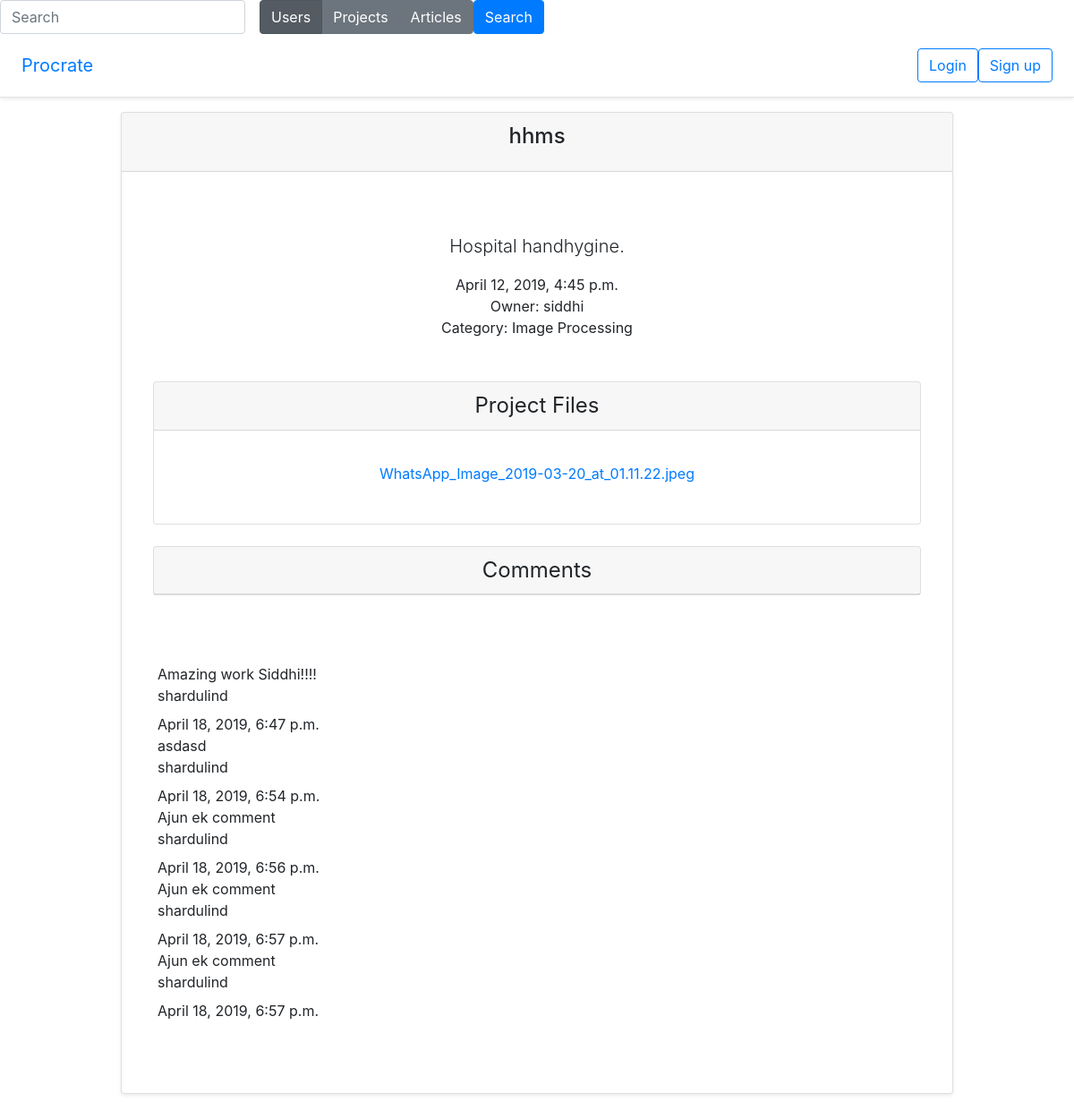
The app's page /projects/hhms/ with its own data.
### projects/models.py (models this page shows)
class project_data(models.Model):
    title = models.CharField(max_length=100, primary_key=True)
    abstract = models.TextField()
    date = models.DateTimeField(auto_now_add=True)
    slug = models.SlugField(unique = True)
    files = models.FileField(blank = True)
    owner = models.ForeignKey(Profile, on_delete=models.CASCADE)
    owner1 = models.CharField(default = 'None', max_length=120)
    category = models.CharField(max_length=150)

### accounts/models.py (models this page shows)
class Profile(models.Model):
    user = models.OneToOneField(settings.AUTH_USER_MODEL, on_delete=models.CASCADE, primary_key=True)
    username = models.CharField(max_length=100, unique=True)
    name = models.CharField(max_length=60)
    city = models.CharField(max_length=40)
    email = models.EmailField()
    department = models.CharField(max_length=40)
    mobile_no = models.CharField(max_length=12)
    profile_pic = models.ImageField(default='def_user.svg')
    type = models.CharField(max_length=20, choices=TYPE, default="Other")
    def __str__(self):
        return self.username

### utility/models.py (models this page shows)
class comments(models.Model):
    comment_field = models.TextField()
    comment_on_slug = models.SlugField()
    comment_by = models.ForeignKey(settings.AUTH_USER_MODEL, on_delete=models.CASCADE)
    owner = models.CharField(max_length=100)
    comment_date = models.DateTimeField(auto_now_add=True)

### projects/views.py (the view)
# urls.py: path('<slug>/', views.projectDetail, name='projectDetail'),
@csrf_exempt
def projectDetail(request,slug):
    project = get_object_or_404(project_data,slug = slug)
    cmnt = post_comment()
    print(cmnt)
    allComments = comments.objects.values().filter(comment_on_slug = slug)
    return render(request,'projects/project_detail.html',{'project':project,'cmnt_form':cmnt, 'comments':allComments})

### utility/forms.py
class post_comment(forms.ModelForm):
    class Meta:
        model = models.comments
        fields = ['comment_field']

### projects/templates/projects/project_detail.html (shortened to what this page needs)
{% load static from staticfiles %}
<!doctype html>
<html lang="en">
  <head>
    <link rel="stylesheet" href="https://stackpath.bootstrapcdn.com/bootstrap/4.3.1/css/bootstrap.min.css">
    <form class="form-inline my- my-lg-0" method="POST" action="/search/">
          <input class="form-control mr-3 sm-4" type="search" name="search" placeholder="Search" aria-label="Search" method="POST">
          <div class="btn-group btn-group-toggle" data-toggle="buttons">
              <label class="btn btn-secondary active">
                <input type="radio" name="options" id="s_user" value="user" autocomplete="off" checked> Users
              </label>
              <label class="btn btn-secondary">
                <input type="radio" name="options" id="s_project" value="project" autocomplete="off"> Projects
      </label>
        <label class="btn btn-secondary">
          <input type="radio" name="options" id="s_blog" value="blog" autocomplete="off"> Articles
          </div>
          <button class="btn btn-primary my-2 my-sm-0" type="submit" action = "search/" method="POST">Search</button>
    </form>
    <link href="{% static 'pricing.css'%}" rel="stylesheet">
  </head>
  <body>
      <div class="d-flex flex-column flex-md-row align-items-center p-3 px-md-4 mb-3 bg-white border-bottom shadow-sm">
    <h5 class="my-0 mr-md-auto font-weight-normal"><a href="/">Procrate</h5>
    <nav class="my-2 my-md-0 mr-md-3">
      <a class="p-2 text-dark" href="#"></a>
      <a class="p-2 text-dark" href="#"></a>
      <a class="p-2 text-dark" href="#"></a>
    </nav>
    {% if user.is_authenticated %}
      <h5 class="my-0 mr-md-3 font-weight-normal"><a href="{% url 'userProfile1' user.username %}">{{user}}</h5>
      <a class="btn btn-outline-primary" href="{% url 'accounts:logout'%}" action="" method='POST'>Logout</a>
    {% else %}
      <a class="btn btn-outline-primary" href="{% url 'accounts:login'%}">Login</a>
      <a class="btn btn-outline-primary" href="{% url 'accounts:signup'%}">Sign up</a>
    {% endif %}
  </div>
  <div class="container">
    <div class="card-deck mb-3 text-center">
      <div class="card mb-4 shadow-sm">
        <div class="card-header">
          <h4 class="card-title pricing-card-title">{{ project.title }}</h4>
        </div>
        <div class="card-body">
          <div class="pricing-header px-3 py-3 pt-md-5 pb-md-4 mx-auto text-center">
      <p class="lead">{{ project.abstract}}.</p>
      <ul class="list-unstyled mt-3 mb-4">
              <li>{{ project.date }}</li>
              <li>Owner: {{ project.owner }}</li>
              <li>Category: {{ project.category}}</li>
            </ul>
    </div>
    <div class="card mb-4 box-shadow">
          <div class="card-header">
            <h4 class="my-0 font-weight-normal">Project Files</h4>
          </div>
          <div class="card-body">
            <ul class="list-unstyled mt-3 mb-4">
              <li><a href="{{ project.files.url }}">{{ project.files}}</a></li>
            </ul>
          </div>
        </div>
      <div class="container">
      <div class="card-deck mb-3 text-center">
        <div class="card mb-4 box-shadow">
          <div class="card-header">
            <h4 class="my-0 font-weight-normal">Comments</h4>
          </div>
        </div>
      </div>
      <div class="card-deck mb-3 text-left">
        <div class="card-body">
            <ul class="list-unstyled mt-3 mb-4">
              {% for comment in comments.all%}
              <li>{{comment.comment_field}}</li>
              <label> {{comment.owner}} </label>
              <br>
              {{comment.comment_date}}
              <br>
              {%endfor%}
            </ul>

### assets/pricing.css (style rules this page uses)
html { font-size: 14px; }
@media (min-width: 768px) { html { font-size: 16px; } }
.container { max-width: 960px; }
.pricing-header { max-width: 700px; }
.card-deck .card { min-width: 220px; }

### records on screen
project_data: title "hhms", abstract "Hospital handhygine", date "April 12, 2019, 4:45 p.m.", owner "siddhi", category "Image Processing", files "WhatsApp_Image_2019-03-20_at_01.11.22.jpeg"
comments: comment_field "Amazing work Siddhi!!!!", owner "shardulind", comment_date "April 18, 2019, 6:47 p.m."
comments: comment_field "asdasd", owner "shardulind", comment_date "April 18, 2019, 6:54 p.m."
comments: comment_field "Ajun ek comment", owner "shardulind", comment_date "April 18, 2019, 6:56 p.m."
comments: comment_field "Ajun ek comment", owner "shardulind", comment_date "April 18, 2019, 6:57 p.m."
comments: comment_field "Ajun ek comment", owner "shardulind", comment_date "April 18, 2019, 6:57 p.m."
